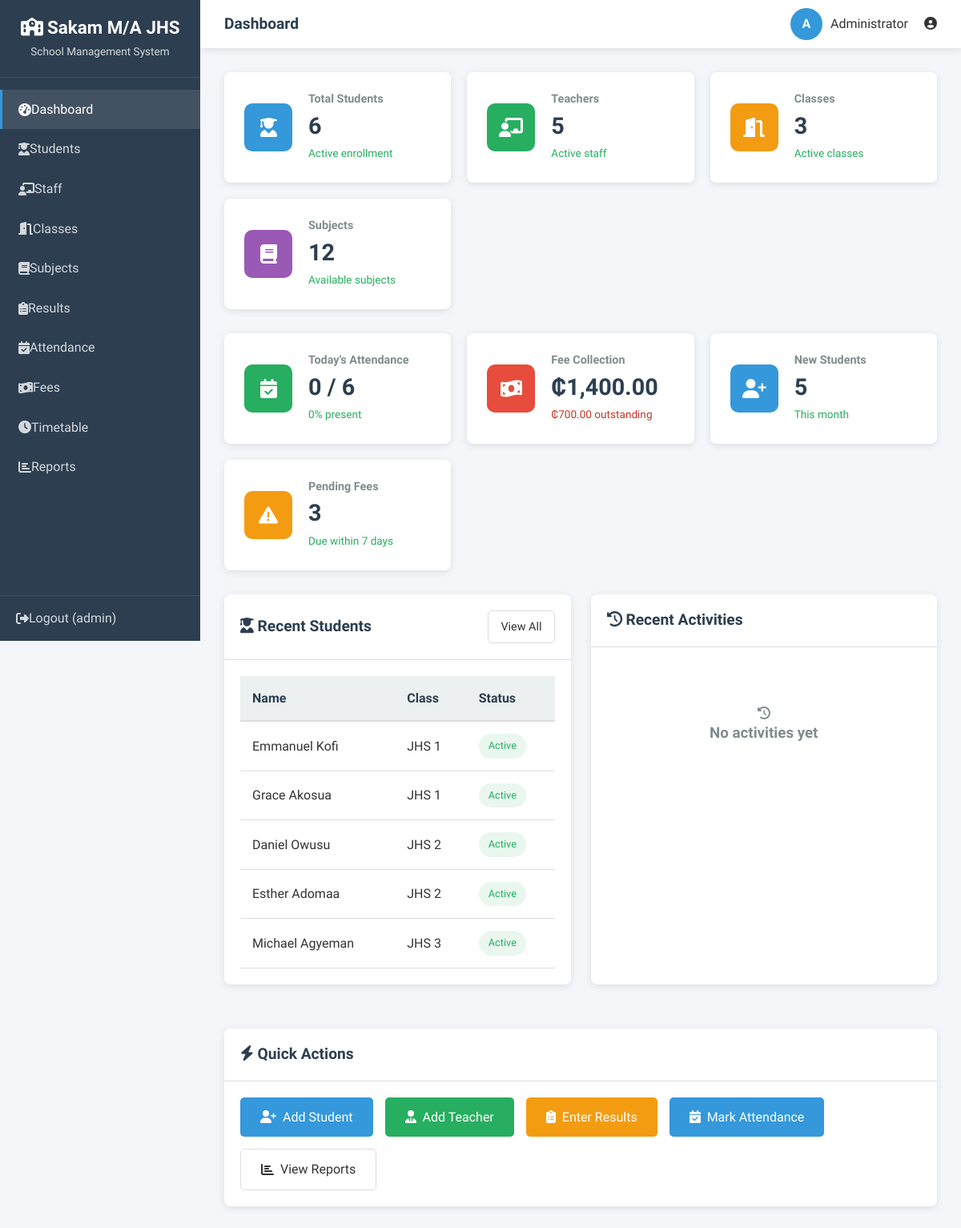
/dashboard.php (signed in), run on the app's committed database.
### tables this page shows
CREATE TABLE IF NOT EXISTS students (
    id INT AUTO_INCREMENT PRIMARY KEY,
    student_id VARCHAR(20) UNIQUE NOT NULL,
    first_name VARCHAR(50) NOT NULL,
    last_name VARCHAR(50) NOT NULL,
    gender ENUM('Male', 'Female') NOT NULL,
    date_of_birth DATE NOT NULL,
    class_id INT NOT NULL,
    admission_date DATE NOT NULL,
    parent_name VARCHAR(100),
    parent_contact VARCHAR(20),
    parent_email VARCHAR(100),
    address TEXT,
    photo VARCHAR(255) DEFAULT 'default.png',
    status ENUM('Active', 'Inactive', 'Suspended', 'Graduated') DEFAULT 'Active',
    created_at TIMESTAMP DEFAULT CURRENT_TIMESTAMP,
    FOREIGN KEY (class_id) REFERENCES classes(id) ON DELETE RESTRICT,
    INDEX idx_student_id (student_id),
    INDEX idx_class (class_id)
);

CREATE TABLE IF NOT EXISTS classes (
    id INT AUTO_INCREMENT PRIMARY KEY,
    class_name VARCHAR(50) NOT NULL UNIQUE,
    class_level INT NOT NULL,
    teacher_id INT,
    capacity INT DEFAULT 40,
    status ENUM('Active','Inactive') DEFAULT 'Active',
    created_at TIMESTAMP DEFAULT CURRENT_TIMESTAMP,
    FOREIGN KEY (teacher_id) REFERENCES teachers(id) ON DELETE SET NULL
);

### includes/functions.php (called while the page is built, shortened)
<?php
require_once __DIR__ . '/db.php';
function isLoggedIn() {
    return isset($_SESSION['user_id']) && !empty($_SESSION['user_id']);
}

### config.php (called while the page is built, shortened)
<?php
function escapeHTML($input) {
    return htmlspecialchars($input, ENT_QUOTES, 'UTF-8');
}

### includes/db.php (called while the page is built, shortened)
<?php
require_once dirname(__DIR__) . '/config.php';
function getDB() {
    static $db = null;
    if ($db === null) {
        $db = new mysqli(DB_HOST, DB_USER, DB_PASS, DB_NAME);
        $db->set_charset("utf8mb4");
    }
    return $db;
}
function executeQuery($sql, $params = []) {
    $db = getDB();
    $stmt = $db->prepare($sql);
    if (!empty($params)) {
        $types = str_repeat('s', count($params));
        $stmt->bind_param($types, ...$params);
    }
    $stmt->execute();
    return $stmt;
}
function fetchOne($sql, $params = []) {
    $stmt = executeQuery($sql, $params);
    $result = $stmt->get_result();
    $row = $result->fetch_assoc();
    return $row;
}
function fetchAll($sql, $params = []) {
    $stmt = executeQuery($sql, $params);
    $result = $stmt->get_result();
    $rows = [];
    while ($row = $result->fetch_assoc()) {
        $rows[] = $row;
    }
    return $rows;
}
function countRecords($table, $condition = '1', $params = []) {
    $sql = "SELECT COUNT(*) as total FROM $table WHERE $condition";
    $row = fetchOne($sql, $params);
    return $row ? (int)$row['total'] : 0;
}

### dashboard.php (the view, shortened to what this page needs)
<?php
require_once 'includes/functions.php';
$pageTitle = 'Dashboard';
$totalStudents = countRecords('students', "status = 'Active'");
$totalTeachers = countRecords('teachers', "status = 'Active'");
$totalClasses = countRecords('classes');
$totalSubjects = countRecords('subjects');
$today = date('Y-m-d');
$todayAttendance = fetchOne("
    SELECT
        COUNT(*) as total,
        SUM(CASE WHEN status = 'Present' THEN 1 ELSE 0 END) as present,
        SUM(CASE WHEN status = 'Absent' THEN 1 ELSE 0 END) as absent
    FROM attendance
    WHERE date = ?
", [$today]);
$presentToday = $todayAttendance['present'] ?? 0;
$feeStats = fetchOne("
    SELECT
        SUM(total_amount) as total_fees,
        SUM(amount_paid) as total_collected,
        SUM(total_amount - amount_paid) as total_balance
    FROM fees
    WHERE academic_year = '2024-2025'
");
$totalCollected = $feeStats['total_collected'] ?? 0;
$totalBalance = $feeStats['total_balance'] ?? 0;
$recentActivities = fetchAll("
    SELECT al.*, u.username
    FROM activity_log al
    LEFT JOIN users u ON al.user_id = u.id
    ORDER BY al.created_at DESC
    LIMIT 10
");
$recentStudents = fetchAll("
    SELECT s.*, c.class_name
    FROM students s
    LEFT JOIN classes c ON s.class_id = c.id
    ORDER BY s.created_at DESC
    LIMIT 5
");
$upcomingFees = fetchAll("
    SELECT f.*, s.first_name, s.last_name, c.class_name
    FROM fees f
    JOIN students s ON f.student_id = s.id
    JOIN classes c ON s.class_id = c.id
    WHERE f.payment_status != 'Paid' AND f.due_date <= DATE_ADD(CURDATE(), INTERVAL 7 DAY)
    ORDER BY f.due_date
    LIMIT 5
");
include 'includes/header.php';
?>
<div class="stats-grid">
    <div class="stat-card">
        <div class="stat-icon blue">
            <i class="fas fa-user-graduate"></i>
        </div>
        <div class="stat-info">
            <h4>Total Students</h4>
            <h2><?php echo number_format($totalStudents); ?></h2>
            <p>Active enrollment</p>
        </div>
    </div>
    <div class="stat-card">
        <div class="stat-icon green">
            <i class="fas fa-chalkboard-teacher"></i>
        </div>
        <div class="stat-info">
            <h4>Teachers</h4>
            <h2><?php echo number_format($totalTeachers); ?></h2>
            <p>Active staff</p>
        </div>
    </div>
    <div class="stat-card">
        <div class="stat-icon orange">
            <i class="fas fa-door-open"></i>
        </div>
        <div class="stat-info">
            <h4>Classes</h4>
            <h2><?php echo number_format($totalClasses); ?></h2>
            <p>Active classes</p>
        </div>
    </div>
    <div class="stat-card">
        <div class="stat-icon purple">
            <i class="fas fa-book"></i>
        </div>
        <div class="stat-info">
            <h4>Subjects</h4>
            <h2><?php echo number_format($totalSubjects); ?></h2>
            <p>Available subjects</p>
        </div>
    </div>
</div>
<div class="stats-grid">
    <div class="stat-card">
        <div class="stat-icon green">
            <i class="fas fa-calendar-check"></i>
        </div>
        <div class="stat-info">
            <h4>Today's Attendance</h4>
            <h2><?php echo $presentToday; ?> / <?php echo $totalStudents; ?></h2>
            <p><?php echo $totalStudents > 0 ? round(($presentToday / $totalStudents) * 100) : 0; ?>% present</p>
        </div>
    </div>
    <div class="stat-card">
        <div class="stat-icon <?php echo $totalBalance > 0 ? 'red' : 'green'; ?>">
            <i class="fas fa-money-bill-wave"></i>
        </div>
        <div class="stat-info">
            <h4>Fee Collection</h4>
            <h2>₵<?php echo number_format($totalCollected, 2); ?></h2>
            <p class="<?php echo $totalBalance > 0 ? 'negative' : ''; ?>">₵<?php echo number_format($totalBalance, 2); ?> outstanding</p>
        </div>
    </div>
    <?php if ($userRole === 'admin'): ?>
    <div class="stat-card">
        <div class="stat-icon blue">
            <i class="fas fa-user-plus"></i>
        </div>
        <div class="stat-info">
            <h4>New Students</h4>
            <h2><?php echo count($recentStudents); ?></h2>
            <p>This month</p>
        </div>
    </div>
    <div class="stat-card">
        <div class="stat-icon orange">
            <i class="fas fa-exclamation-triangle"></i>
        </div>
        <div class="stat-info">
            <h4>Pending Fees</h4>
            <h2><?php echo count($upcomingFees); ?></h2>
            <p>Due within 7 days</p>
        </div>
    </div>
    <?php endif; ?>
</div>
<div style="display: grid; grid-template-columns: repeat(auto-fit, minmax(400px, 1fr)); gap: 25px;">
    <div class="card">
        <div class="card-header">
            <h3><i class="fas fa-user-graduate"></i> Recent Students</h3>
            <a href="admin/students.php" class="btn btn-sm btn-outline">View All</a>
        </div>
        <div class="card-body">
            <?php if (empty($recentStudents)): ?>
            <div class="empty-state">
                <i class="fas fa-user-graduate"></i>
                <h3>No students yet</h3>
            </div>
            <?php else: ?>
            <table>
                <thead>
                    <tr>
                        <th>Name</th>
                        <th>Class</th>
                        <th>Status</th>
                    </tr>
                </thead>
                <tbody>
                    <?php foreach ($recentStudents as $student): ?>
                    <tr>
                        <td><?php echo escapeHTML($student['first_name'] . ' ' . $student['last_name']); ?></td>
                        <td><?php echo escapeHTML($student['class_name']); ?></td>
                        <td><span class="badge badge-<?php echo $student['status'] === 'Active' ? 'success' : 'warning'; ?>"><?php echo $student['status']; ?></span></td>
                    </tr>
                    <?php endforeach; ?>
                </tbody>
            </table>
            <?php endif; ?>
        </div>
    </div>
    <div class="card">
        <div class="card-header">
            <h3><i class="fas fa-history"></i> Recent Activities</h3>
        </div>
        <div class="card-body">
            <?php if (empty($recentActivities)): ?>
            <div class="empty-state">
                <i class="fas fa-history"></i>
                <h3>No activities yet</h3>
            </div>
            <?php endif; ?>
        </div>
    </div>
</div>
<?php if ($userRole === 'admin'): ?>
<div class="card mt-3">
    <div class="card-header">
        <h3><i class="fas fa-bolt"></i> Quick Actions</h3>
    </div>
    <div class="card-body">
        <div style="display: flex; flex-wrap: wrap; gap: 15px;">
            <a href="admin/add_student.php" class="btn btn-primary">
                <i class="fas fa-user-plus"></i> Add Student
            </a>
            <a href="admin/add_teacher.php" class="btn btn-success">
                <i class="fas fa-user-tie"></i> Add Teacher
            </a>
            <a href="teacher/results.php" class="btn btn-warning">
                <i class="fas fa-clipboard-list"></i> Enter Results
            </a>
            <a href="teacher/attendance.php" class="btn btn-info" style="background: var(--secondary-color); color: white;">
                <i class="fas fa-calendar-check"></i> Mark Attendance
            </a>
            <a href="admin/reports.php" class="btn btn-outline">
                <i class="fas fa-chart-bar"></i> View Reports
            </a>
        </div>
    </div>
</div>
<?php endif; ?>
<?php
include 'includes/footer.php';
?>

### includes/header.php (shortened to what this page needs)
<?php
require_once 'db.php';
$currentPage = basename($_SERVER['PHP_SELF'], '.php');
$userRole = $_SESSION['role'] ?? '';
$userName = $_SESSION['username'] ?? 'User';
$fullName = $_SESSION['full_name'] ?? 'User';
?>
<!DOCTYPE html>
<html lang="en">
<head>
    <link rel="stylesheet" href="https://cdnjs.cloudflare.com/ajax/libs/font-awesome/6.4.0/css/all.min.css">
    <link rel="stylesheet" href="../css/style.css">
</head>
<body>
    <?php if (isLoggedIn()): ?>
    <div class="wrapper">
        <aside class="sidebar">
            <div class="sidebar-header">
                <h2><i class="fas fa-school"></i> <?php echo SITE_NAME; ?></h2>
                <p>School Management System</p>
            </div>
            <nav class="sidebar-menu">
                <ul>
                    <li>
                        <a href="../dashboard.php" class="<?php echo $currentPage === 'dashboard' ? 'active' : ''; ?>">
                            <i class="fas fa-tachometer-alt"></i> Dashboard
                        </a>
                    </li>
                    <?php if ($userRole === 'admin'): ?>
                    <li>
                        <a href="../admin/students.php" class="<?php echo in_array($currentPage, ['students', 'add_student', 'edit_student', 'student_profile']) ? 'active' : ''; ?>">
                            <i class="fas fa-user-graduate"></i> Students
                        </a>
                    </li>
                    <li>
                        <a href="../admin/teachers.php" class="<?php echo in_array($currentPage, ['teachers', 'add_teacher', 'edit_teacher']) ? 'active' : ''; ?>">
                            <i class="fas fa-chalkboard-teacher"></i> Staff
                        </a>
                    </li>
                    <li>
                        <a href="../admin/classes.php" class="<?php echo in_array($currentPage, ['classes', 'add_class', 'edit_class']) ? 'active' : ''; ?>">
                            <i class="fas fa-door-open"></i> Classes
                        </a>
                    </li>
                    <li>
                        <a href="../admin/subjects.php" class="<?php echo in_array($currentPage, ['subjects', 'add_subject', 'edit_subject']) ? 'active' : ''; ?>">
                            <i class="fas fa-book"></i> Subjects
                        </a>
                    </li>
                    <?php endif; ?>
                    <li>
                        <a href="../teacher/results.php" class="<?php echo in_array($currentPage, ['results', 'add_result', 'edit_result', 'view_results']) ? 'active' : ''; ?>">
                            <i class="fas fa-clipboard-list"></i> Results
                        </a>
                    </li>
                    <li>
                        <a href="../teacher/attendance.php" class="<?php echo in_array($currentPage, ['attendance', 'mark_attendance', 'attendance_report']) ? 'active' : ''; ?>">
                            <i class="fas fa-calendar-check"></i> Attendance
                        </a>
                    </li>
                    <li>
                        <a href="../teacher/fees.php" class="<?php echo in_array($currentPage, ['fees', 'add_fee', 'record_payment']) ? 'active' : ''; ?>">
                            <i class="fas fa-money-bill-wave"></i> Fees
                        </a>
                    </li>
                    <?php if ($userRole === 'admin'): ?>
                    <li>
                        <a href="../admin/timetable.php" class="<?php echo in_array($currentPage, ['timetable', 'add_timetable']) ? 'active' : ''; ?>">
                            <i class="fas fa-clock"></i> Timetable
                        </a>
                    </li>
                    <li>
                        <a href="../admin/reports.php" class="<?php echo $currentPage === 'reports' ? 'active' : ''; ?>">
                            <i class="fas fa-chart-bar"></i> Reports
                        </a>
                    </li>
                    <?php endif; ?>
                </ul>
            </nav>
            <div class="sidebar-footer">
                <a href="../auth/logout.php">
                    <i class="fas fa-sign-out-alt"></i> Logout (<?php echo escapeHTML($userName); ?>)
                </a>
            </div>
        </aside>
        <main class="main-content">
            <header class="header">
                <div class="header-left">
                    <h3><?php echo isset($pageTitle) ? $pageTitle : 'Dashboard'; ?></h3>
                </div>
                <div class="header-right">
                    <div class="user-info">
                        <div class="user-avatar">
                            <?php echo strtoupper(substr($fullName, 0, 1)); ?>
                        </div>
                        <span class="user-name"><?php echo escapeHTML($fullName); ?></span>
                    </div>
                    <div class="header-actions">
                        <a href="../auth/profile.php" title="Profile">
                            <i class="fas fa-user-circle"></i>
                        </a>
                    </div>
                </div>
            </header>
            <div class="page-content">
    <?php else: ?>
    <?php endif; ?>

### includes/footer.php (shortened to what this page needs)
<?php
if (isLoggedIn()):
?>
            </div>
        </main>
    </div>
    <?php endif; ?>
</body>
</html>

### data on the page
students: first_name+last_name "Emmanuel Kofi", class.class_name "JHS 1", status "Active"
students: first_name+last_name "Grace Akosua", class.class_name "JHS 1", status "Active"
students: first_name+last_name "Daniel Owusu", class.class_name "JHS 2", status "Active"
students: first_name+last_name "Esther Adomaa", class.class_name "JHS 2", status "Active"
students: first_name+last_name "Michael Agyeman", class.class_name "JHS 3", status "Active"

### other printed values
SITE_NAME "Sakam M/A JHS"
escapeHTML($userName) "admin"
$pageTitle "Dashboard"
substr($fullName, 0, 1) "A"
escapeHTML($fullName) "Administrator"
$totalStudents "6"
$totalTeachers "5"
$totalClasses "3"
$totalSubjects "12"
$presentToday "0"
$totalCollected "1,400.00"
$totalBalance "700.00"
count($recentStudents) "5"
count($upcomingFees) "3"
